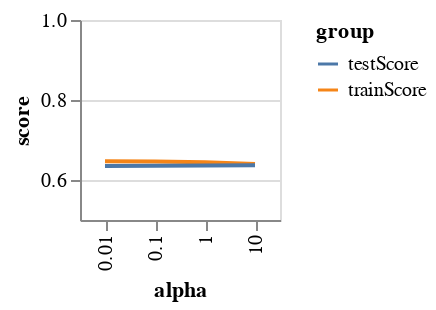

The code cell stored with this chart in its notebook:
### Code cell
# plot the hyperparameters search result

resLong = res.melt(id_vars=['alpha'], value_vars=['trainScore', 'testScore'],
         var_name='group', value_name='score')

Lineplot = alt.Chart(resLong).mark_line().encode(
    x = 'alpha:N',
    y = alt.Y('score', scale=alt.Scale(domain=[0.5,1])),
    color = 'group',
    tooltip = 'score'
).properties(width=100, height=100)

Lineplot

### Figure 1 — Vega-Lite specification as saved in the notebook (floating-point values rounded to 4 significant figures)
{"config": {"view": {"continuousWidth": 400, "continuousHeight": 300}}, "data": {"name": "data-7dbd86c7024751fc01ff590d3bc56f77"}, "mark": "line", "encoding": {"color": {"field": "group", "type": "nominal"}, "tooltip": {"field": "score", "type": "quantitative"}, "x": {"field": "alpha", "type": "nominal"}, "y": {"field": "score", "scale": {"domain": [0.5, 1]}, "type": "quantitative"}}, "height": 100, "width": 100, "$schema": "https://vega.github.io/schema/vega-lite/v4.17.0.json", "datasets": {"data-7dbd86c7024751fc01ff590d3bc56f77": [{"alpha": 0.01, "group": "trainScore", "score": 0.6471}, {"alpha": 0.1, "group": "trainScore", "score": 0.6464}, {"alpha": 1.0, "group": "trainScore", "score": 0.6442}, {"alpha": 10.0, "group": "trainScore", "score": 0.6401}, {"alpha": 0.01, "group": "testScore", "score": 0.6351}, {"alpha": 0.1, "group": "testScore", "score": 0.6354}, {"alpha": 1.0, "group": "testScore", "score": 0.636}, {"alpha": 10.0, "group": "testScore", "score": 0.6371}]}}
